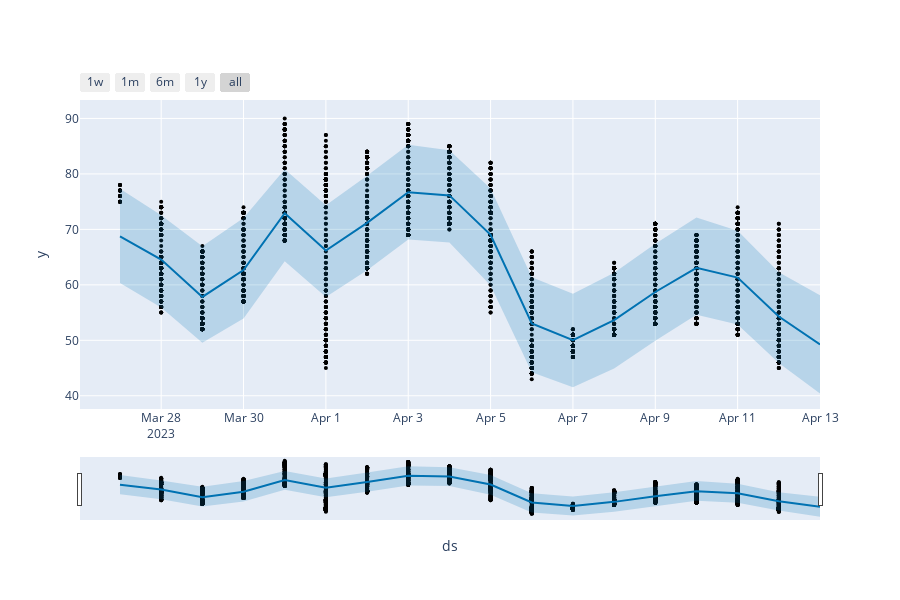

Notebook code for this chart:
### Code cell
# forcast 3
plot_plotly(m, tempDayforecast)

### Figure 1 — Plotly figure (JSON) as saved in the notebook; plotly's stock layout.template omitted (floating-point values rounded to 4 significant figures; data arrays with more than 128 entries replaced by an {"elided": "..."} marker saying what was removed)
{"data": [{"marker": {"color": "black", "size": 4}, "mode": "markers", "name": "Actual", "type": "scatter", "x": {"elided": "4527 str values"}, "y": {"elided": "4527 int values"}}, {"hoverinfo": "skip", "line": {"width": 0}, "mode": "lines", "type": "scatter", "x": ["2023-03-27T00:00:00", "2023-03-28T00:00:00", "2023-03-29T00:00:00", "2023-03-30T00:00:00", "2023-03-31T00:00:00", "2023-04-01T00:00:00", "2023-04-02T00:00:00", "2023-04-03T00:00:00", "2023-04-04T00:00:00", "2023-04-05T00:00:00", "2023-04-06T00:00:00", "2023-04-07T00:00:00", "2023-04-08T00:00:00", "2023-04-09T00:00:00", "2023-04-10T00:00:00", "2023-04-11T00:00:00", "2023-04-12T00:00:00", "2023-04-13T00:00:00"], "y": [60.34, 55.91, 49.56, 53.95, 64.27, 57.81, 62.65, 68.2, 67.63, 59.88, 44.24, 41.55, 44.92, 49.93, 54.62, 52.84, 45.92, 40.4]}, {"fill": "tonexty", "fillcolor": "rgba(0, 114, 178, 0.2)", "line": {"color": "#0072B2", "width": 2}, "mode": "lines", "name": "Predicted", "type": "scatter", "x": ["2023-03-27T00:00:00", "2023-03-28T00:00:00", "2023-03-29T00:00:00", "2023-03-30T00:00:00", "2023-03-31T00:00:00", "2023-04-01T00:00:00", "2023-04-02T00:00:00", "2023-04-03T00:00:00", "2023-04-04T00:00:00", "2023-04-05T00:00:00", "2023-04-06T00:00:00", "2023-04-07T00:00:00", "2023-04-08T00:00:00", "2023-04-09T00:00:00", "2023-04-10T00:00:00", "2023-04-11T00:00:00", "2023-04-12T00:00:00", "2023-04-13T00:00:00"], "y": [68.76, 64.55, 57.82, 62.68, 72.92, 66.18, 71.18, 76.7, 76.13, 69.02, 53.05, 50.04, 53.65, 58.71, 63.06, 61.31, 54.28, 49.26]}, {"fill": "tonexty", "fillcolor": "rgba(0, 114, 178, 0.2)", "hoverinfo": "skip", "line": {"width": 0}, "mode": "lines", "type": "scatter", "x": ["2023-03-27T00:00:00", "2023-03-28T00:00:00", "2023-03-29T00:00:00", "2023-03-30T00:00:00", "2023-03-31T00:00:00", "2023-04-01T00:00:00", "2023-04-02T00:00:00", "2023-04-03T00:00:00", "2023-04-04T00:00:00", "2023-04-05T00:00:00", "2023-04-06T00:00:00", "2023-04-07T00:00:00", "2023-04-08T00:00:00", "2023-04-09T00:00:00", "2023-04-10T00:00:00", "2023-04-11T00:00:00", "2023-04-12T00:00:00", "2023-04-13T00:00:00"], "y": [77.32, 72.57, 66.95, 72.03, 80.84, 74.34, 79.66, 85.25, 84.27, 77.39, 61.36, 58.38, 62.2, 67.39, 72.15, 69.77, 62.26, 58.13]}], "layout": {"height": 600, "showlegend": false, "width": 900, "xaxis": {"rangeselector": {"buttons": [{"count": 7, "label": "1w", "step": "day", "stepmode": "backward"}, {"count": 1, "label": "1m", "step": "month", "stepmode": "backward"}, {"count": 6, "label": "6m", "step": "month", "stepmode": "backward"}, {"count": 1, "label": "1y", "step": "year", "stepmode": "backward"}, {"step": "all"}]}, "rangeslider": {"visible": true}, "title": {"text": "ds"}, "type": "date"}, "yaxis": {"title": {"text": "y"}}}}
